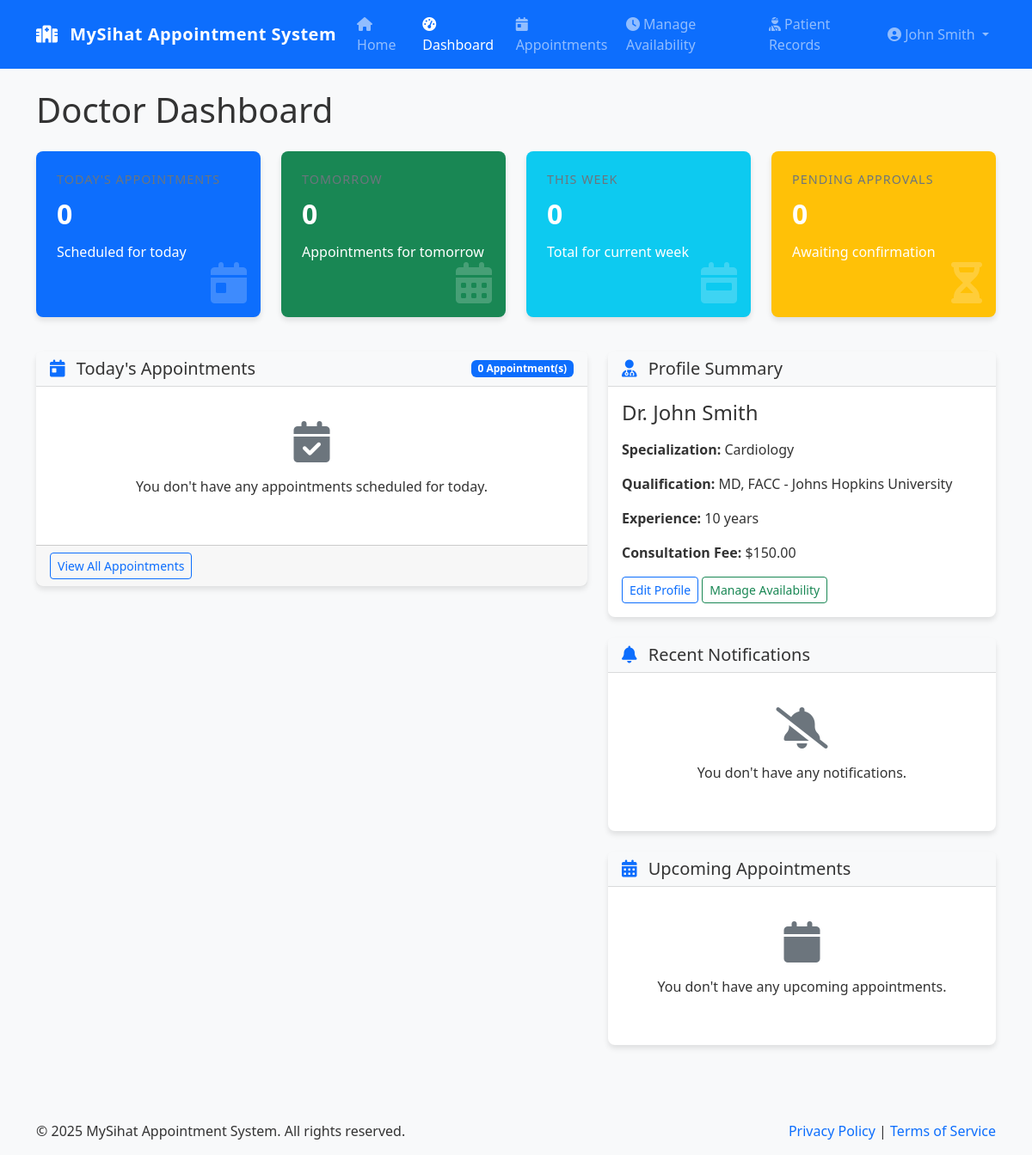
The page /doctor/dashboard.php (signed in) on the database its author committed.
### tables this page shows
CREATE TABLE doctor_details (
        id INTEGER PRIMARY KEY AUTOINCREMENT,
        user_id INTEGER NOT NULL,
        specialization TEXT NOT NULL,
        qualification TEXT NOT NULL,
        experience_years INTEGER,
        consultation_fee REAL,
        FOREIGN KEY (user_id) REFERENCES users(id) ON DELETE CASCADE
    );

CREATE TABLE users (
        id INTEGER PRIMARY KEY AUTOINCREMENT,
        username TEXT NOT NULL UNIQUE,
        password TEXT NOT NULL,
        email TEXT NOT NULL UNIQUE,
        first_name TEXT NOT NULL,
        last_name TEXT NOT NULL,
        role TEXT NOT NULL CHECK(role IN ('patient', 'doctor', 'admin')),
        phone TEXT,
        address TEXT,
        date_of_birth TEXT,
        gender TEXT CHECK(gender IN ('male', 'female', 'other')),
        created_at TIMESTAMP DEFAULT CURRENT_TIMESTAMP,
        updated_at TIMESTAMP DEFAULT CURRENT_TIMESTAMP
    );

### doctor/dashboard.php (the view, shortened to what the rows shown need)
<?php
require_once '../includes/db.php';
require_once '../includes/functions.php';
require_once '../includes/auth.php';
$userId = getCurrentUserId();
$db = Database::getInstance();
try {
    $doctorDetails = $db->fetchOne(
        "SELECT d.*, u.first_name, u.last_name, u.email, u.phone
         FROM doctor_details d
         JOIN users u ON d.user_id = u.id
         WHERE d.user_id = ?",
        [$userId]
    );
} catch (Exception $e) {
    error_log("Doctor dashboard error: " . $e->getMessage());
    setFlashMessage('error', 'An error occurred while loading dashboard data.', 'danger');
    $doctorDetails = [];
    $todayAppointments = [];
    $upcomingAppointments = [];
    $stats = [
        'today' => ['count' => 0],
        'tomorrow' => ['count' => 0],
        'this_week' => ['count' => 0],
        'pending' => ['count' => 0]
    ];
    $notifications = [];
}
include '../includes/header.php';
?>
<div class="row">
    <div class="col-md-12">
        <h1 class="mb-4">Doctor Dashboard</h1>
        <div class="row">
            <div class="col-md-5">
                <div class="card mb-4">
                    <div class="card-body">
                        <h4 class="mb-3">Dr. <?php echo $doctorDetails['first_name'] . ' ' . $doctorDetails['last_name']; ?></h4>
                        <p><strong>Specialization:</strong> <?php echo $doctorDetails['specialization']; ?></p>
                        <p><strong>Qualification:</strong> <?php echo $doctorDetails['qualification']; ?></p>
                        <p><strong>Experience:</strong> <?php echo $doctorDetails['experience_years']; ?> years</p>
                        <p><strong>Consultation Fee:</strong> $<?php echo number_format($doctorDetails['consultation_fee'], 2); ?></p>
                        <div class="mt-3">
                            <a href="profile.php" class="btn btn-outline-primary btn-sm">Edit Profile</a>
                            <a href="availability.php" class="btn btn-outline-success btn-sm">Manage Availability</a>
                        </div>
                    </div>
                </div>
            </div>
        </div>
    </div>
</div>
<?php
include '../includes/footer.php';
?>

### rows shown on the page
doctor_details: user.first_name "John", user.last_name "Smith", specialization "Cardiology", qualification "MD, FACC - Johns Hopkins University", experience_years "10", consultation_fee "150.00"

### other values the page prints
SITE_NAME "MySihat Appointment System"
$_SESSION['full_name'] "John Smith"
$stats['today']['count'] "0"
$stats['tomorrow']['count'] "0"
$stats['this_week']['count'] "0"
$stats['pending']['count'] "0"
count($todayAppointments) "0"
